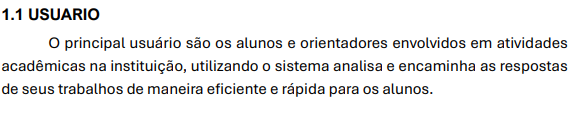
#> input picture micro-service-python/imagem-nitida.png, 581 x 117 px
$ python leitura.py
#> lines starting #> are read from the running program, lines starting #| are printed output that depends on the picture; after the words box and inside, x2 and y2 are one past the last pixel; in counts of white or black regions, pixels touching at a corner belong together
#> in read_text_from_image, image is the input picture: shape (117, 581, 3); mean B, G, R 236.7, 236.7, 236.8
import cv2
import pytesseract
import numpy as np
from imutils import rotate_bound

# Configurar o caminho do executável do Tesseract (somente no Windows)
pytesseract.pytesseract.tesseract_cmd = r"C:\\Program Files\\Tesseract-OCR\\tesseract.exe"

def preprocess_image(image):
    # Converter para escala de cinza
    gray_image = cv2.cvtColor(image, cv2.COLOR_BGR2GRAY)
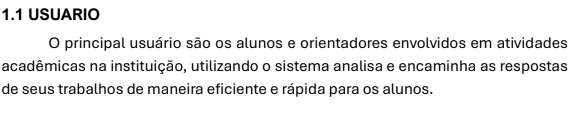
#> gray_image: shape (117, 581); min 0, max 255, mean 236.7

    # Aplicar CLAHE para melhorar o contraste
    clahe = cv2.createCLAHE(clipLimit=2.0, tileGridSize=(8, 8))
    enhanced_image = clahe.apply(gray_image)

    # Redimensionar para melhorar a precisão
    scale_factor = 2
    resized_image = cv2.resize(enhanced_image, (0, 0), fx=scale_factor, fy=scale_factor, interpolation=cv2.INTER_LINEAR)
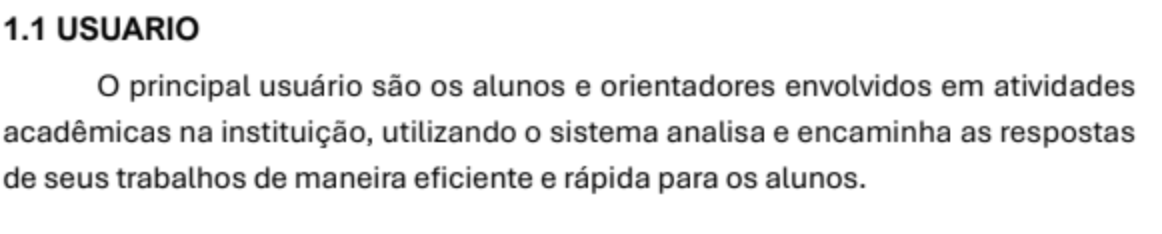
#> resized_image: shape (234, 1162); min 4, max 255, mean 236.6

    # Aplicar redução de ruído
    denoised_image = cv2.fastNlMeansDenoising(resized_image, None, 30, 7, 21)

    # Aplicar limiar adaptativo para binarizar a imagem
    threshold_image = cv2.adaptiveThreshold(
        denoised_image, 255, cv2.ADAPTIVE_THRESH_GAUSSIAN_C, cv2.THRESH_BINARY, 15, 2
    )
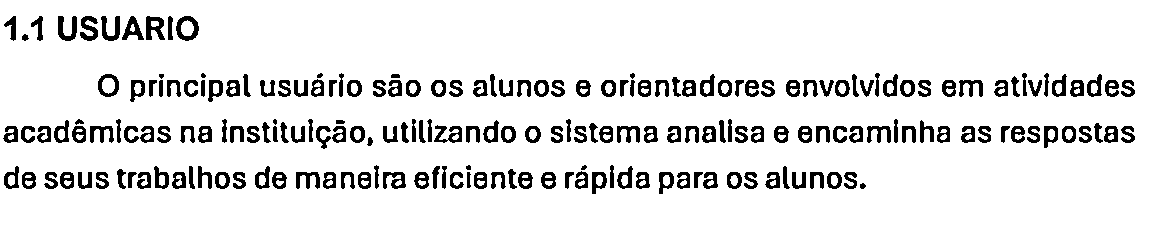
#> threshold_image: shape (234, 1162); 90% white; 204 black regions (3 under 20 px), largest, box (x1, y1, x2, y2) and area: (176, 16, 199, 41) 288, (146, 16, 165, 40) 284, (58, 16, 77, 41) 268

    return threshold_image

def read_text_from_image(image_path):
    # Carregar a imagem
    image = cv2.imread(image_path)

    # Pré-processar a imagem
    processed_image = preprocess_image(image)

    # Rotacionar se necessário (opcional para textos tortos)
    processed_image = rotate_bound(processed_image, 0)  # Ajuste o ângulo conforme necessário

    # Configuração personalizada do Tesseract
    custom_config = "--oem 3 --psm 6 -l por"

    # Aplicar OCR na imagem
#> (the run stopped early here; a loop or call above may not have finished)

$ run again, with micro-service-python/escrita-humana2.png copied over micro-service-python/imagem-nitida.png
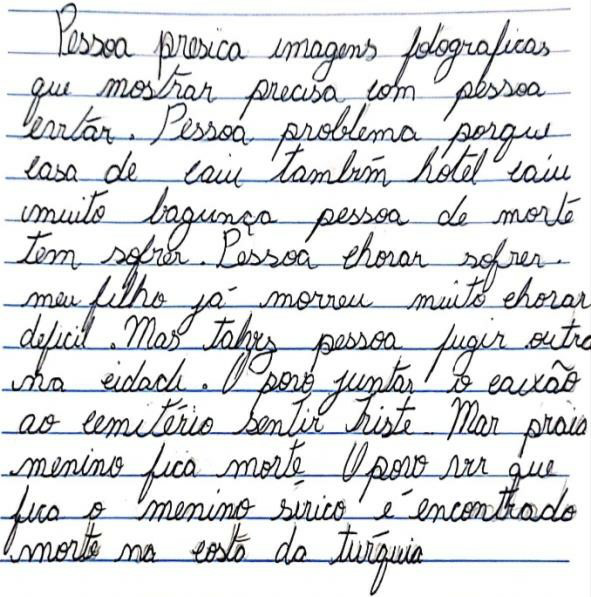
#> input picture micro-service-python/escrita-humana2.png, 591 x 597 px
#> in read_text_from_image, image is the input picture: shape (597, 591, 3); mean B, G, R 224.2, 223, 221.7
#> in preprocess_image, `enhanced_image = clahe.apply(gray_image)`:
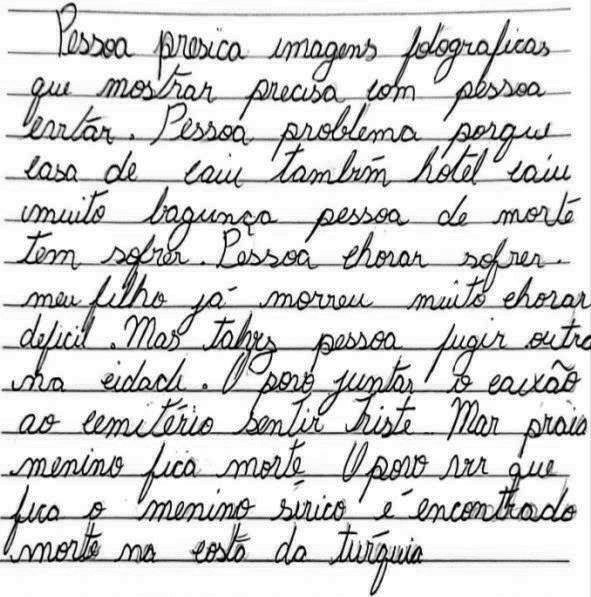
#> enhanced_image: shape (597, 591); min 1, max 255, mean 215.8
#> in preprocess_image, `threshold_image = cv2.adaptiveThreshold( denoised_image, 255, cv2.ADAP..`:
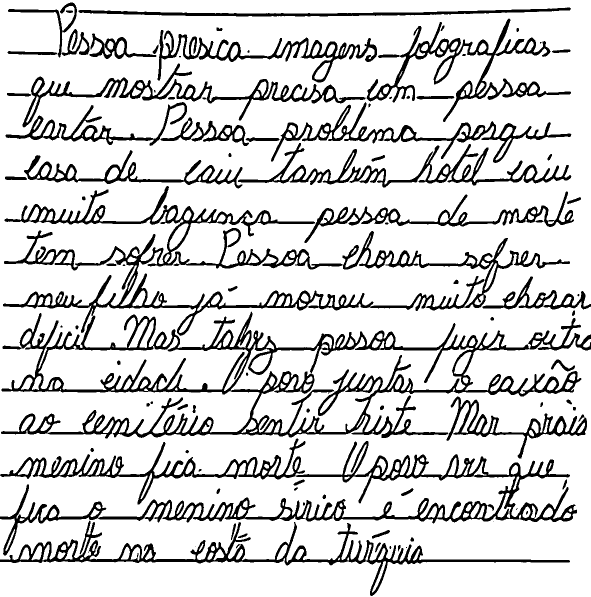
#> threshold_image: shape (1194, 1182) (shown at 1/2 size); 83.5% white; 92 black regions (14 under 20 px), largest, box (x1, y1, x2, y2) and area: (2, 623, 1182, 877) 50778, (6, 372, 1140, 672) 37479, (0, 877, 1154, 1111) 35516

$ run again, with micro-service-python/images.png copied over micro-service-python/imagem-nitida.png
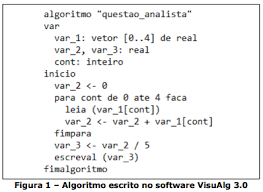
#> input picture micro-service-python/images.png, 263 x 192 px
#> in read_text_from_image, image is the input picture: shape (192, 263, 3); mean B, G, R 241.5, 241.5, 241.4
#> in preprocess_image, `denoised_image = cv2.fastNlMeansDenoising(resized_image, None, 30, 7, ..`:
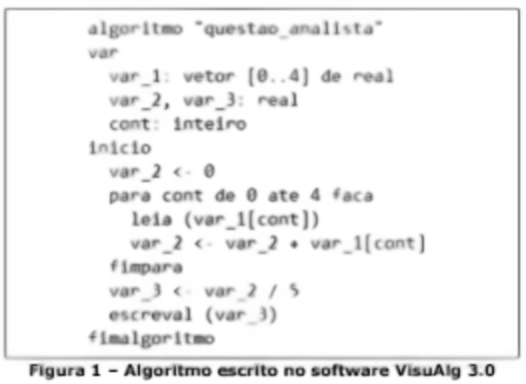
#> denoised_image: shape (384, 526); min 20, max 255, mean 241.9
#> in preprocess_image, `threshold_image = cv2.adaptiveThreshold( denoised_image, 255, cv2.ADAP..`:
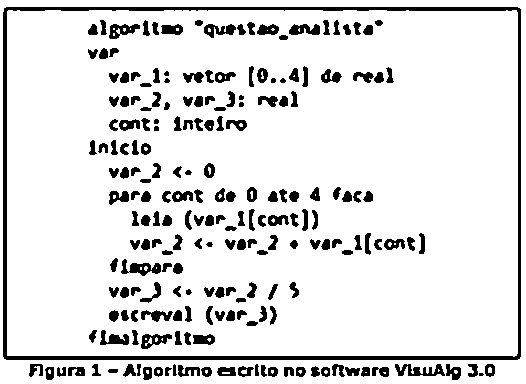
#> threshold_image: shape (384, 526); 88.4% white; 209 black regions (1 under 20 px), largest, box (x1, y1, x2, y2) and area: (3, 7, 521, 360) 6286, (395, 364, 445, 376) 333, (121, 259, 161, 276) 331

$ run again, with micro-service-python/escrita-humana.jpg saved as micro-service-python/imagem-nitida.png
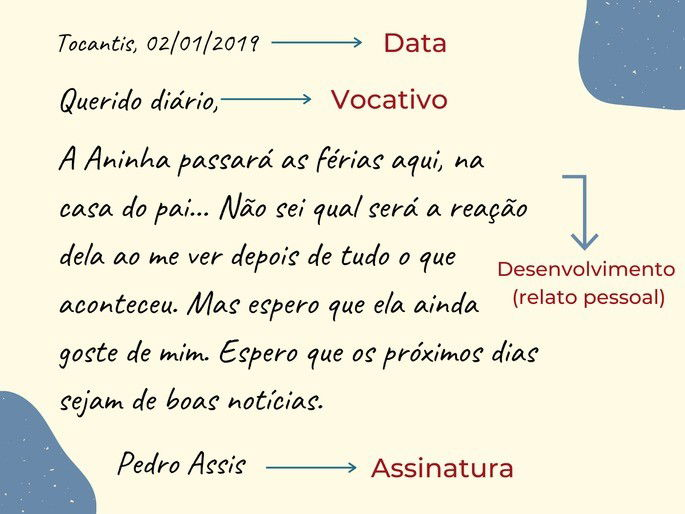
#> input picture micro-service-python/escrita-humana.jpg, 685 x 514 px
#> in read_text_from_image, image is the input picture: shape (514, 685, 3); mean B, G, R 215, 232.4, 235.3
#> in preprocess_image, `denoised_image = cv2.fastNlMeansDenoising(resized_image, None, 30, 7, ..`:
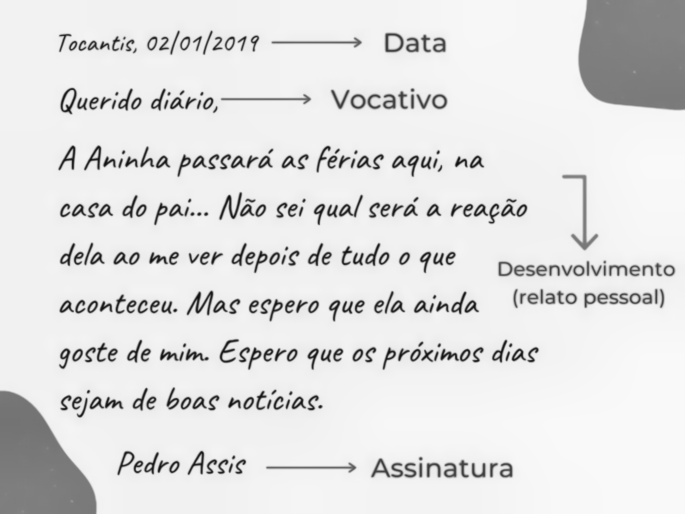
#> denoised_image: shape (1028, 1370) (shown at 1/2 size); min 9, max 249, mean 224.6
#> in preprocess_image, `threshold_image = cv2.adaptiveThreshold( denoised_image, 255, cv2.ADAP..`:
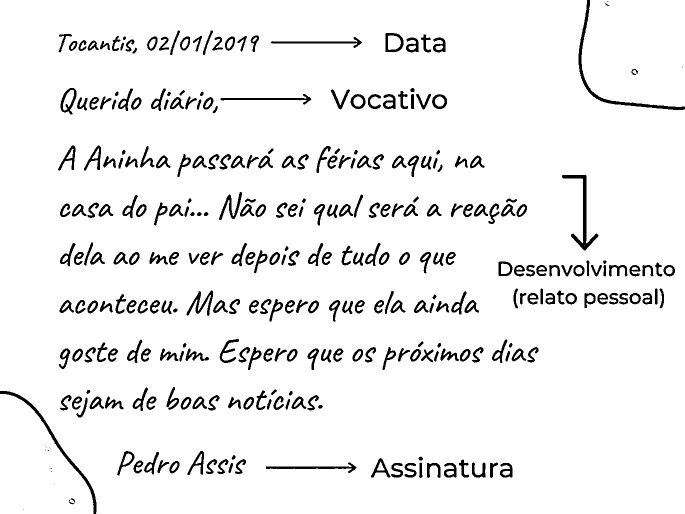
#> threshold_image: shape (1028, 1370) (shown at 1/2 size); 94% white; 319 black regions (15 under 20 px), largest, box (x1, y1, x2, y2) and area: (1157, 0, 1370, 220) 2351, (0, 782, 193, 1028) 1996, (1124, 350, 1197, 501) 1805
